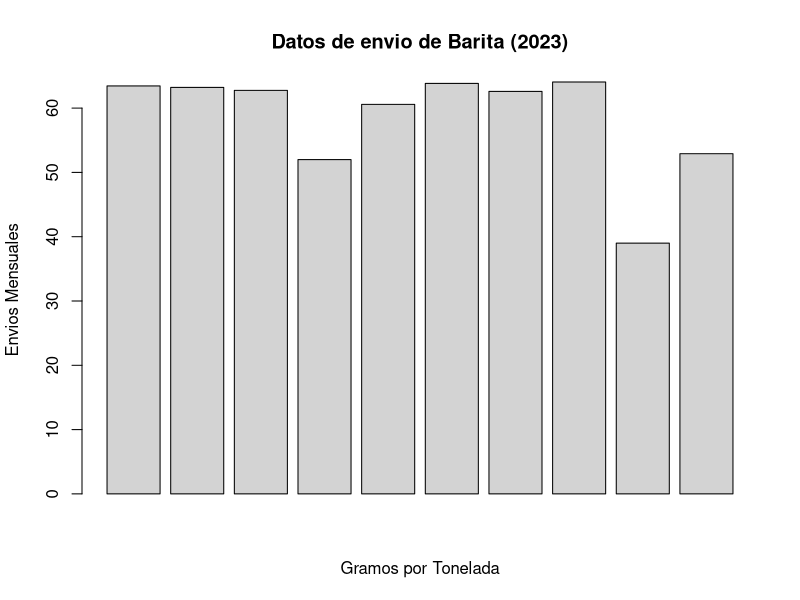

Write the R code that produced this figure.
#Karen Martínez
#BARAMIN
#ENVIOS DE BARITA


# DATOS -------------------------------------------------------------------

Barita <-read.csv("Anual.csv", header = T)
toneladas <-c(63.45, 63.22, 62.76, 51.99, 60.58,
              63.84, 62.60, 64.60, 39.00, 52.91)
envios <- c(63.45, 63.22, 62.76, 51.99, 60.58,
            63.84, 62.60, 64.60, 39.00, 52.91)

 Nomb<-c("Ton1", "Ton2", "Ton3", "Ton4", "Ton5",
         "Ton6", "Ton7", "Ton8", "Ton9", "Ton10")

# ENVIOS ------------------------------------------------------------------

Datos <-data.frame(toneladas, Nomb) 
 
 barplot(Barita$TONS, names.arg = Barita$Nomb,
         main = "Datos de envio de Barita (2023)",
         col = "lightgrey",
         xlab = "Gramos por Tonelada",
         ylab = "Envios Mensuales")
 